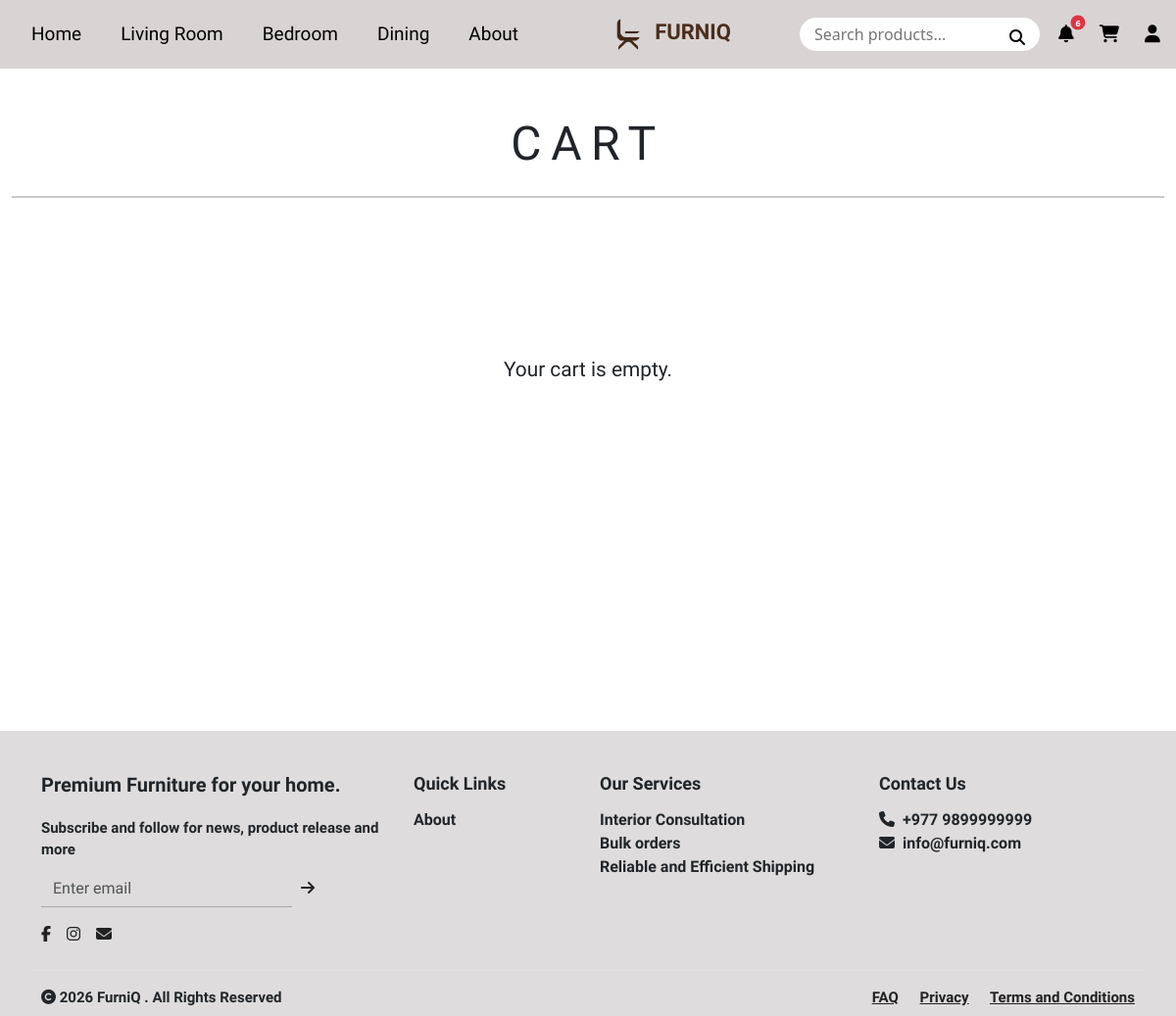
/cart/ (signed in), run on the app's committed database.
### inventory/models.py (models this page shows, shortened)
class WebsiteContent(models.Model):
    header_title = models.CharField(max_length=100, default='FurniQ')
    footer_text = models.TextField(default='Premium Furniture for your home.')
    footer_address = models.CharField(max_length=255, default='Kathmandu, Nepal')
    contact_email = models.EmailField(default='info@furniq.com')
    contact_phone = models.CharField(max_length=20, default='+977 12345678')
    featured_title = models.CharField(max_length=200, default='Lush Collection 2026')
    featured_subtitle = models.CharField(max_length=200, default='Discover the Art of Living')
    featured_image = models.ImageField(upload_to='site_assets/', null=True, blank=True)
    about_title = models.CharField(max_length=100, default='Our Story')
    about_content = models.TextField(default='We craft furniture with love and precision.')
    about_image = models.ImageField(upload_to='site_assets/', null=True, blank=True)
    created_at = models.DateTimeField(auto_now=True)

### inventory/views.py (the view)
# urls.py: path('cart/', views.cart, name='cart'),
def cart(request):
    return render(request, 'inventory/cart.html')

### custom_admin/context_processors.py (called while the page is built, shortened)
def admin_context(request):
    context = {}
    return context

### inventory/context_processors.py (called while the page is built)
def global_context(request):
    context = {}
    context['site_content'] = WebsiteContent.objects.first()
    if request.user.is_authenticated:
        context['saved_count'] = SavedItem.objects.filter(user=request.user).count()
        unread_notifs = Notification.objects.filter(user=request.user, is_read=False).order_by('-created_at')
        context['notif_count'] = unread_notifs.count()
        context['notifications'] = unread_notifs[:5]
    else:
        context['saved_count'] = 0
        context['notif_count'] = 0
        context['notifications'] = []
    return context

### inventory/templates/inventory/cart.html (shortened to what this page needs)
{% extends 'inventory/base.html' %}
{% load static %}
{% block content %}
<section class="container-fluid py-5 bg-white text-center">
    <h1 class="display-5 fw-normal" style="letter-spacing:0.2em; font-family: 'Italiana', serif;">CART</h1>
    <hr class="mt-4" style="border-top:2px solid #333;">
</section>
<div class="container py-5" style="min-height: 60vh;">
    <div id="cart-content" class="text-center w-100" style="font-family: 'Italiana', serif;">
    </div>
</div>
{% endblock %}

### inventory/templates/inventory/base.html (shortened to what this page needs)
{% load static %}
<!DOCTYPE html>
<html lang="en">
<head>
    <link href="https://cdn.jsdelivr.net/npm/bootstrap@5.3.0/dist/css/bootstrap.min.css" rel="stylesheet">
    <link rel="stylesheet" href="https://cdnjs.cloudflare.com/ajax/libs/font-awesome/6.5.0/css/all.min.css">
    <link rel="stylesheet" href="{% static 'css/styles.css' %}">
</head>
<body>
    <nav class="navbar navbar-expand-lg navbar-custom">
        <div class="container-fluid">
            <ul class="navbar-nav flex-row">
                <li class="nav-item"><a class="nav-link" href="{% url 'home' %}">Home</a></li>
                <li class="nav-item"><a class="nav-link" href="{% url 'livingroom' %}">Living Room</a></li>
                <li class="nav-item"><a class="nav-link" href="{% url 'bedroom' %}">Bedroom</a></li>
                <li class="nav-item"><a class="nav-link" href="{% url 'dining' %}">Dining</a></li>
                <li class="nav-item"><a class="nav-link" href="{% url 'about' %}">About</a></li>
            </ul>
            <a class="navbar-brand mx-auto text-center" href="{% url 'home' %}" align-items="center">
                <img src="{% static 'images/FurniQ.png' %}" alt="Logo" height="40"
                    class="d-inline-block align-text-center">
                <span class="logo-text">{{ site_content.header_title|default:"FURNIQ"|upper }}</span>
            </a>
            <div class="d-flex align-items-center">
                <form action="{% url 'search_results' %}" method="GET" class="position-relative">
                    <div class="position-relative">
                        <input type="text" name="q" class="search-bar" placeholder="Search products...">
                        <button type="submit"
                            style="background:none; border:none; position:absolute; right:15px; top:8px; padding:0;">
                            <i class="fa fa-search"></i>
                        </button>
                    </div>
                </form>
                <div class="nav-icons-container">
                    <div class="dropdown">
                        <button class="dropdown-trigger position-relative" data-bs-toggle="dropdown"
                            aria-expanded="false">
                            <i class="fa fa-bell"></i>
                            {% if notif_count > 0 %}
                            <span
                                class="position-absolute top-0 start-100 translate-middle badge rounded-pill bg-danger"
                                style="font-size: 9px; padding: 3px 5px;">
                                {{ notif_count }}
                            </span>
                            {% endif %}
                        </button>
                    </div>
                    <a href="{% url 'cart' %}" class="icon-btn position-relative">
                        <i class="fa fa-shopping-cart"></i>
                    </a>
                    {% if user.is_authenticated %}
                    <div class="dropdown">
                        <button class="dropdown-trigger" data-bs-toggle="dropdown" aria-expanded="false">
                            <i class="fa fa-user"></i>
                        </button>
                    </div>
                    {% else %}
                    <a href="{% url 'user' %}" class="icon-btn"><i class="fa fa-user"></i></a>
                    {% endif %}
                </div>
            </div>
        </div>
    </nav>
    <div style="min-height: 50vh;">
        {% block content %}
        {% endblock %}
    </div>
    <footer style="background:#dedcdc; padding:40px 0 0 0; font-family:'Italiana',serif;">
        <div class="container">
            <div class="row">
                <div class="col-md-4 mb-4">
                    <div style="font-size:20px; margin-bottom:18px; font-weight:bold;">{{ site_content.footer_text|default:"Where comfort meets class." }}</div>
                    <div style="font-size:15px; margin-bottom:10px; font-weight:bold;">Subscribe and follow for news,
                        product release and more</div>
                    <form action="{% url 'subscribe' %}" method="POST" class="d-flex mb-3" style="max-width:280px;">
                        <input type="email" name="email" class="form-control rounded-0" placeholder="Enter email" required
                            style="border:none; border-bottom:1px solid #aaa; border-radius:0; background:transparent;">
                        <button type="submit" class="btn btn-link p-0 ms-2" style="color:#222; text-decoration:none;"><i
                                class="fa fa-arrow-right"></i></button>
                    </form>
                    <div>
                        <a href="#" style="color:#222; margin-right:12px;"><i class="fab fa-facebook-f"></i></a>
                        <a href="#" style="color:#222; margin-right:12px;"><i class="fab fa-instagram"></i></a>
                        <a href="#" style="color:#222;"><i class="fa fa-envelope"></i></a>
                    </div>
                </div>
                <div class="col-md-2 mb-4">
                    <div style="font-size:18px; margin-bottom:12px; font-weight:bold;">Quick Links</div>
                    <div style="font-size:16px; font-weight:bold;"><a href="{% url 'about' %}" style="text-decoration:none; color:inherit;">About</a></div>
                </div>
                <div class="col-md-3 mb-4">
                    <div style="font-size:18px; margin-bottom:12px; font-weight:bold;">Our Services</div>
                    <div style="font-size:16px; font-weight:bold;">Interior Consultation</div>
                    <div style="font-size:16px; font-weight:bold;">Bulk orders</div>
                    <div style="font-size:16px; font-weight:bold;">Reliable and Efficient Shipping</div>
                </div>
                <div class="col-md-3 mb-4">
                    <div style="font-size:18px; margin-bottom:12px; font-weight:bold;">Contact Us</div>
                    <div style="font-size:16px; font-weight:bold;"><i class="fa fa-phone me-2"></i>{{ site_content.contact_phone|default:"+977 979-9999999" }}
                    </div>
                    <div style="font-size:16px; font-weight:bold;"><i class="fa fa-envelope me-2"></i>{{ site_content.contact_email|default:"furniq@gmail.com" }}</div>
                </div>
            </div>
            <div class="row border-top pt-3 pb-2" style="font-size:15px; font-weight:bold;">
                <div class="col-md-6 text-start">
                    <span><i class="fa fa-copyright"></i> 2026 {{ site_content.header_title|default:"FurniQ" }} . All Rights Reserved</span>
                </div>
                <div class="col-md-6 text-end">
                    <a href="#" style="color:#222; margin-right:18px; font-weight:bold;">FAQ</a>
                    <a href="#" style="color:#222; margin-right:18px; font-weight:bold;">Privacy</a>
                    <a href="#" style="color:#222; font-weight:bold;">Terms and Conditions</a>
                </div>
            </div>
        </div>
    </footer>
</body>
</html>

### inventory/static/css/styles.css (style rules this page uses)
.navbar-custom { background-color: #d9d4d4; padding: 10px 0; }
.navbar-nav .nav-link { font-family: 'Italiana', serif; font-size: 19px; margin: 0 12px; color: black; }
.logo-text { font-weight: bold; font-family: 'Italiana', serif; font-size: 20px; color: #4b2e1e; }
.nav-icons-container { display: flex; align-items: center; gap: 20px; margin-left: 15px; }
.icon-btn, .dropdown-trigger { margin: 0; padding: 0; display: flex; align-items: center; justify-content: center; width: 24px; height: 24px; background: none; border: none; color: black; cursor: pointer; transition: transform 0.15s ease-in-out, color 0.3s ease-in-out; text-decoration: none; font-size: 18px; }
footer { background: #dedcdc; padding: 40px 0 0 0; font-family: 'Italiana', serif; }

### inventory/templates/inventory/base.html (style rules this page uses)
.navbar-custom { background-color: #d9d4d4; padding: 10px 0; }
.navbar-nav .nav-link { font-family: 'Italiana', serif; font-size: 19px; margin: 0 12px; color: black; }
.logo-text { font-weight: bold; font-family: 'Italiana', serif; font-size: 22px; color: #4b2e1e; }
.search-bar { border-radius: 50px; padding: 5px 15px; border: none; outline: none; width: 245px; }
.nav-icons-container { display: flex; align-items: center; gap: 20px; margin-left: 15px; }
.nav-icons-container .icon-btn, .nav-icons-container .dropdown-trigger { margin: 0 !important; padding: 0; display: flex; align-items: center; justify-content: center; width: 24px; height: 24px; background: none; border: none; color: black; transition: transform 0.15s ease-in-out, color 0.3s ease-in-out; cursor: pointer; }

### data on the page
WebsiteContent: header_title "FURNIQ", footer_text "Premium Furniture for your home.", contact_phone "+977 9899999999", contact_email "info@furniq.com", header_title "FurniQ"

### other printed values
{{ notif_count }} "6"
